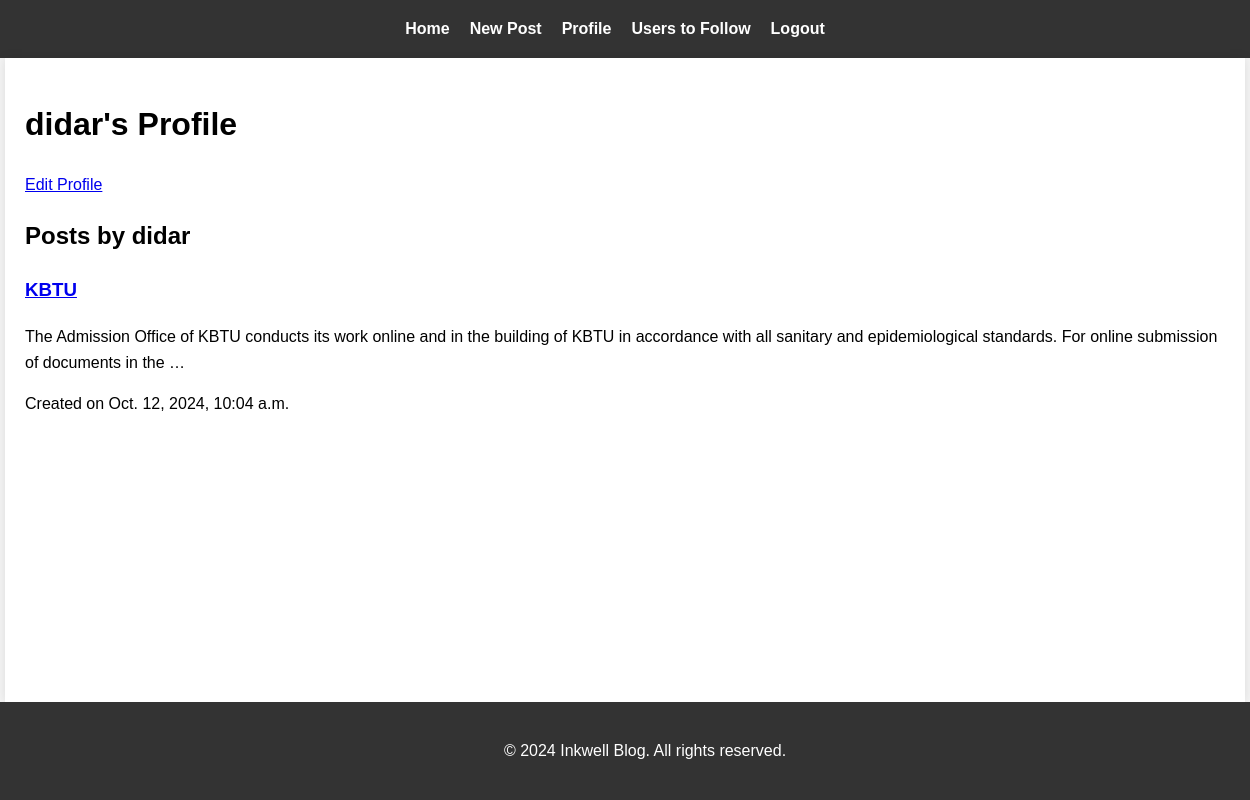
Page /users/profile/didar/ (signed in) on the committed database.
### users/models.py (models this page shows, shortened)
class Profile(models.Model):
    user = models.OneToOneField(User, on_delete=models.CASCADE)
    bio = models.TextField()
    profile_picture = models.ImageField(upload_to='profile_pictures')
    class Meta:
        verbose_name = 'Profile'
        verbose_name_plural = 'Profiles'

### blog/models.py (models this page shows, shortened)
class Post(models.Model):
    title = models.CharField(max_length=200)
    content = models.TextField(blank=True, null=True)
    created_at = models.DateTimeField(auto_now_add=True)
    author = models.ForeignKey(User, on_delete=models.CASCADE)
    class Meta:
        verbose_name = 'Post'
        verbose_name_plural = 'Posts'
        ordering = ['-created_at']

### users/views.py (the view)
# urls.py: path('profile/<str:username>/', views.profile, name='profile'),
@login_required
def profile(request, username):
    user = User.objects.get(username=username)
    profile = user.profile
    return render(request, 'profile.html', {'profile': profile})

### users/templates/profile.html (shortened to what this page needs)
{% extends 'base.html' %}
{% block content %}
  <h1>{{ profile.user.username }}'s Profile</h1>
  {% if user != profile.user %}
    {% if user in profile.user.followers.all %}
      <form action="{% url 'unfollow' username=profile.user.username %}" method="post">
        {% csrf_token %}
        <button type="submit">Unfollow</button>
      </form>
    {% else %}
      <form action="{% url 'follow' username=profile.user.username %}" method="post">
        {% csrf_token %}
        <button type="submit">Follow</button>
      </form>
    {% endif %}
  {% else %}
    <a href="{% url 'edit_profile' %}">Edit Profile</a>
  {% endif %}
  <h2>Posts by {{ profile.user.username }}</h2>
  {% for post in profile.user.post_set.all %}
    <div class="post">
      <h3><a href="{% url 'post_detail' pk=post.pk %}">{{ post.title }}</a></h3>
      <p>{{ post.content|truncatewords:30 }}</p>
      <p>Created on {{ post.created_at }}</p>
    </div>
  {% empty %}
    <p>No posts yet.</p>
  {% endfor %}
{% endblock %}

### static/css/style.css (style rules this page uses)
html, body { height: 100%; font-family: Arial, sans-serif; line-height: 1.6; margin: 0; padding: 0; background-color: #f4f4f4; }
body { display: flex; flex-direction: column; min-height: 100vh; }

### rows in the picture
Profile: user.username "didar"
Post: title "KBTU", content "The Admission Office of KBTU conducts its work online and in the building of KBTU in accordance with all sanitary and epidemiological standards. For online submission of documents in the …", created_at "Oct. 12, 2024, 10:04 a.m."
